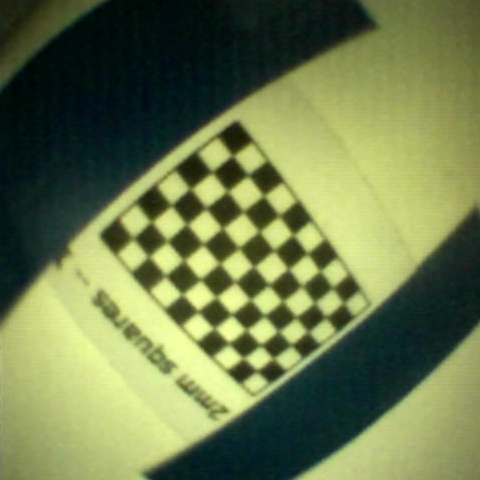
#> input picture src/inchiscope_camera/scripts/calib_frames/frame_000.png, 480 x 480 px; its folder holds only this picture in this run
$ python -i sanity_check.py   (imports and definitions only)
#> lines starting #> are read from the running program, lines starting #| are printed output that depends on the picture
"""Stage 3 (sparse sanity check) of the reconstruction pipeline.

Runs cheap SIFT-based sparse triangulation using the KNOWN, fixed camera
poses from Stage 1/2 -- poses are never solved for here, only used --
purely to catch a bad hand-eye calibration or corrupted pose stream
before paying for COLMAP's dense stereo.

Pure OpenCV/numpy -- no ROS dependency, so the projection/triangulation
math is directly unit-testable with synthetic data (see the test suite);
the one thing that can't be meaningfully synthetic-tested is whether SIFT
finds good real-world matches, which is inherently about real image
content.
"""

import cv2
import numpy as np

from inchiscope_reconstruction.frame_selection import pose_delta


# [13 lines left out: function enhance_contrast, not called in this run]


def detect_sift(img, use_clahe=False, clahe_clip_limit=4.0, clahe_tile_size=8):
    """Returns (keypoints, descriptors) -- split out from match_pair so
    keypoint COUNTS (is SIFT finding anything at all in this content?) can
    be inspected independently of whether any of them go on to match."""
    gray = cv2.cvtColor(img, cv2.COLOR_BGR2GRAY) if img.ndim == 3 else img
    if use_clahe:
        gray = enhance_contrast(gray, clahe_clip_limit, clahe_tile_size)
    sift = cv2.SIFT_create()
    return sift.detectAndCompute(gray, None)


# [275 lines left out: functions match_descriptors, match_pair, _fundamental_from_known_poses, filter_by_epipolar_consistency, triangulate, reprojection_error and 5 more, not called in this run]

>>> import cv2
>>> picture = cv2.imread('../../inchiscope_camera/scripts/calib_frames/frame_000.png')
#> picture is the input picture: shape (480, 480, 3); mean B, G, R 76.7, 122.3, 109
>>> result = detect_sift(picture)
#> in detect_sift, `gray = cv2.cvtColor(img, cv2.COLOR_BGR2GRAY) if img.ndim == 3 else img`:
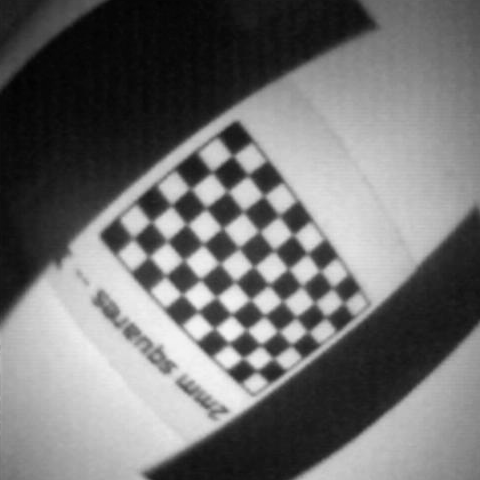
#> gray: shape (480, 480); min 2, max 243, mean 113.1

$ run again, on src/inchiscope_camera/scripts/calib_frames/frame_001.png
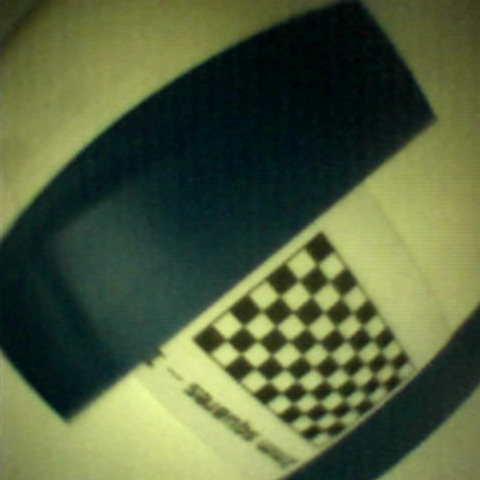
#> input picture src/inchiscope_camera/scripts/calib_frames/frame_001.png, 480 x 480 px
#> picture is the input picture: shape (480, 480, 3); mean B, G, R 62.1, 97.6, 83.9
#> in detect_sift, `gray = cv2.cvtColor(img, cv2.COLOR_BGR2GRAY) if img.ndim == 3 else img`:
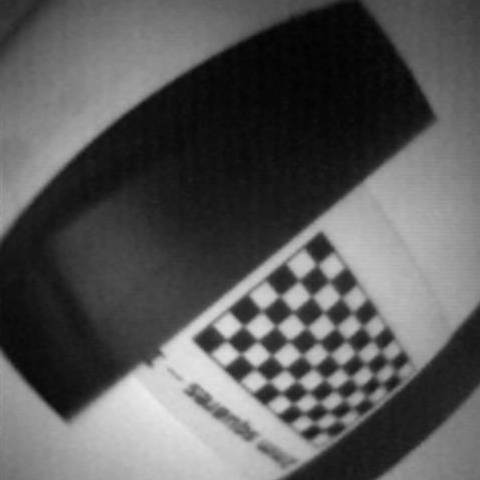
#> gray: shape (480, 480); min 2, max 236, mean 89.4

$ run again, on src/inchiscope_camera/scripts/calib_frames/frame_002.png
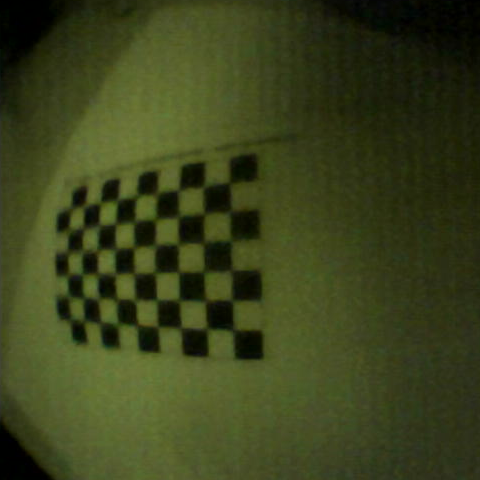
#> input picture src/inchiscope_camera/scripts/calib_frames/frame_002.png, 480 x 480 px
#> picture is the input picture: shape (480, 480, 3); mean B, G, R 28.1, 66.2, 58.6
#> in detect_sift, `gray = cv2.cvtColor(img, cv2.COLOR_BGR2GRAY) if img.ndim == 3 else img`:
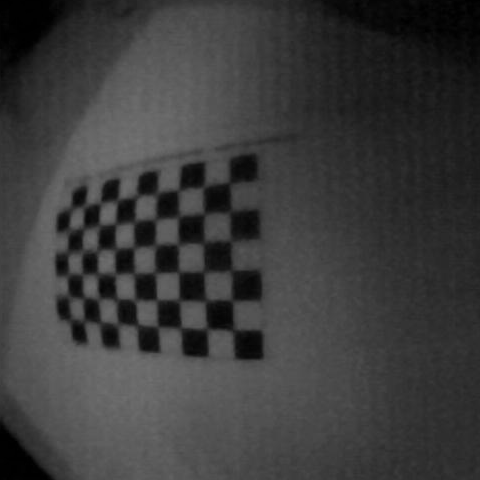
#> gray: shape (480, 480); min 0, max 115, mean 59.6

$ run again, on src/inchiscope_camera/scripts/calib_frames/frame_003.png
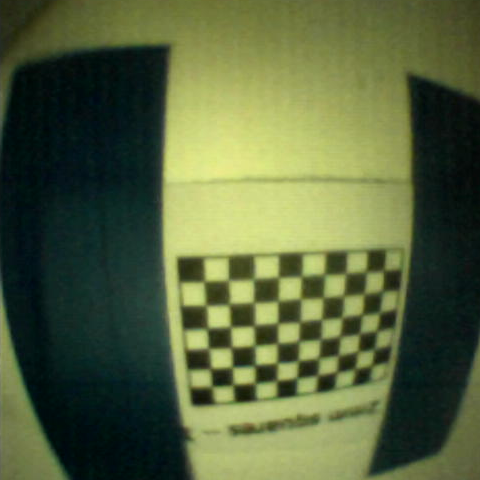
#> input picture src/inchiscope_camera/scripts/calib_frames/frame_003.png, 480 x 480 px
#> picture is the input picture: shape (480, 480, 3); mean B, G, R 61.2, 99.6, 86.8
#> in detect_sift, `gray = cv2.cvtColor(img, cv2.COLOR_BGR2GRAY) if img.ndim == 3 else img`:
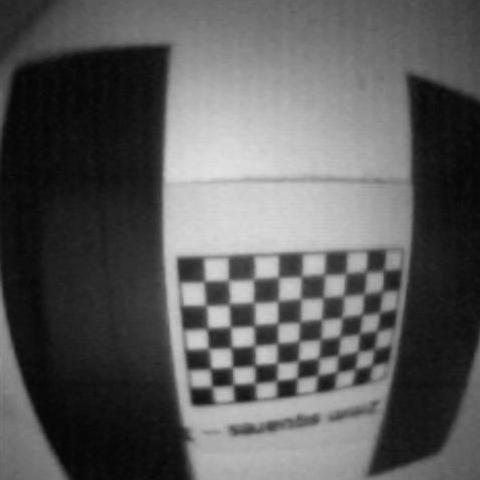
#> gray: shape (480, 480); min 4, max 227, mean 91.4
